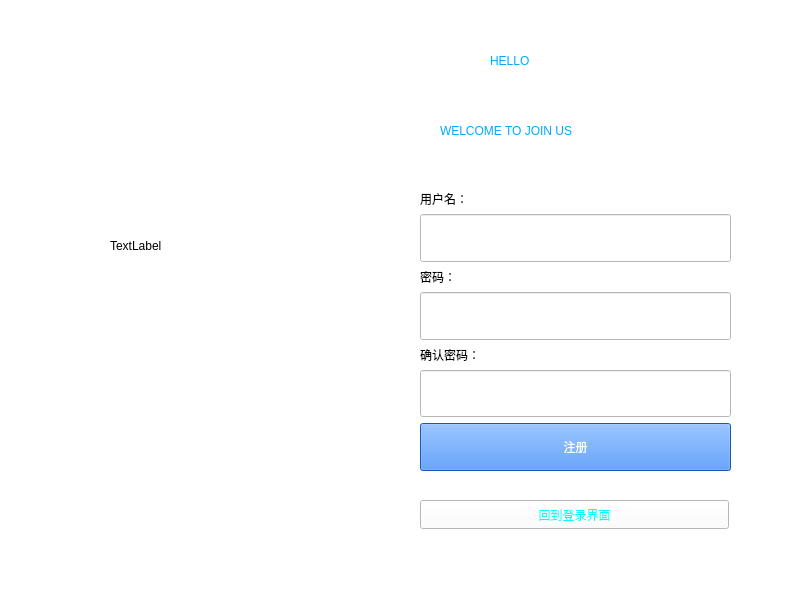
<?xml version="1.0" encoding="UTF-8"?>
<ui version="4.0">
 <class>SignUP</class>
 <widget class="QWidget" name="SignUP">
  <property name="geometry">
   <rect>
    <x>0</x>
    <y>0</y>
    <width>800</width>
    <height>600</height>
   </rect>
  </property>
  <property name="windowTitle">
   <string>Form</string>
  </property>
  <property name="styleSheet">
   <string notr="true">background-color: rgb(255, 255, 255);</string>
  </property>
  <widget class="QLabel" name="label">
   <property name="geometry">
    <rect>
     <x>490</x>
     <y>20</y>
     <width>171</width>
     <height>81</height>
    </rect>
   </property>
   <property name="styleSheet">
    <string notr="true">font: 30pt &quot;Arial&quot;;
color: rgb(0, 170, 255);</string>
   </property>
   <property name="text">
    <string>HELLO </string>
   </property>
  </widget>
  <widget class="QLabel" name="label_image">
   <property name="geometry">
    <rect>
     <x>110</x>
     <y>90</y>
     <width>211</width>
     <height>311</height>
    </rect>
   </property>
   <property name="text">
    <string>TextLabel</string>
   </property>
  </widget>
  <widget class="QLabel" name="label_5">
   <property name="geometry">
    <rect>
     <x>440</x>
     <y>100</y>
     <width>301</width>
     <height>61</height>
    </rect>
   </property>
   <property name="styleSheet">
    <string notr="true">font: 15pt &quot;Arial&quot;;
color: rgb(0, 170, 255);</string>
   </property>
   <property name="text">
    <string>WELCOME TO JOIN US</string>
   </property>
  </widget>
  <widget class="QWidget" name="verticalLayoutWidget">
   <property name="geometry">
    <rect>
     <x>420</x>
     <y>190</y>
     <width>311</width>
     <height>281</height>
    </rect>
   </property>
   <layout class="QVBoxLayout" name="verticalLayout">
    <item>
     <widget class="QLabel" name="label_3">
      <property name="sizePolicy">
       <sizepolicy hsizetype="Preferred" vsizetype="Fixed">
        <horstretch>0</horstretch>
        <verstretch>0</verstretch>
       </sizepolicy>
      </property>
      <property name="text">
       <string>用户名：</string>
      </property>
     </widget>
    </item>
    <item>
     <widget class="QLineEdit" name="lineEdit_username">
      <property name="sizePolicy">
       <sizepolicy hsizetype="Expanding" vsizetype="Preferred">
        <horstretch>0</horstretch>
        <verstretch>0</verstretch>
       </sizepolicy>
      </property>
     </widget>
    </item>
    <item>
     <widget class="QLabel" name="label_4">
      <property name="sizePolicy">
       <sizepolicy hsizetype="Preferred" vsizetype="Fixed">
        <horstretch>0</horstretch>
        <verstretch>0</verstretch>
       </sizepolicy>
      </property>
      <property name="text">
       <string>密码：</string>
      </property>
     </widget>
    </item>
    <item>
     <widget class="QLineEdit" name="lineEdit_password">
      <property name="sizePolicy">
       <sizepolicy hsizetype="Expanding" vsizetype="Ignored">
        <horstretch>0</horstretch>
        <verstretch>0</verstretch>
       </sizepolicy>
      </property>
     </widget>
    </item>
    <item>
     <widget class="QLabel" name="label_6">
      <property name="sizePolicy">
       <sizepolicy hsizetype="Preferred" vsizetype="Fixed">
        <horstretch>0</horstretch>
        <verstretch>0</verstretch>
       </sizepolicy>
      </property>
      <property name="text">
       <string>确认密码：</string>
      </property>
     </widget>
    </item>
    <item>
     <widget class="QLineEdit" name="lineEdit_repassword">
      <property name="sizePolicy">
       <sizepolicy hsizetype="Expanding" vsizetype="Ignored">
        <horstretch>0</horstretch>
        <verstretch>0</verstretch>
       </sizepolicy>
      </property>
     </widget>
    </item>
    <item>
     <widget class="QPushButton" name="pushButton_register">
      <property name="enabled">
       <bool>true</bool>
      </property>
      <property name="sizePolicy">
       <sizepolicy hsizetype="Minimum" vsizetype="Preferred">
        <horstretch>0</horstretch>
        <verstretch>0</verstretch>
       </sizepolicy>
      </property>
      <property name="styleSheet">
       <string notr="true">background-color: rgb(29, 123, 255);
color: rgb(255, 255, 255);
font: 25 9pt &quot;Bahnschrift Light&quot;;</string>
      </property>
      <property name="text">
       <string>注册</string>
      </property>
     </widget>
    </item>
   </layout>
  </widget>
  <widget class="QPushButton" name="pushButton_return">
   <property name="geometry">
    <rect>
     <x>420</x>
     <y>500</y>
     <width>309</width>
     <height>29</height>
    </rect>
   </property>
   <property name="sizePolicy">
    <sizepolicy hsizetype="Minimum" vsizetype="Fixed">
     <horstretch>0</horstretch>
     <verstretch>0</verstretch>
    </sizepolicy>
   </property>
   <property name="styleSheet">
    <string notr="true">alternate-background-color: rgb(255, 255, 255);
color: rgb(0, 255, 255);
</string>
   </property>
   <property name="text">
    <string>回到登录界面</string>
   </property>
  </widget>
 </widget>
 <resources/>
 <connections/>
</ui>
